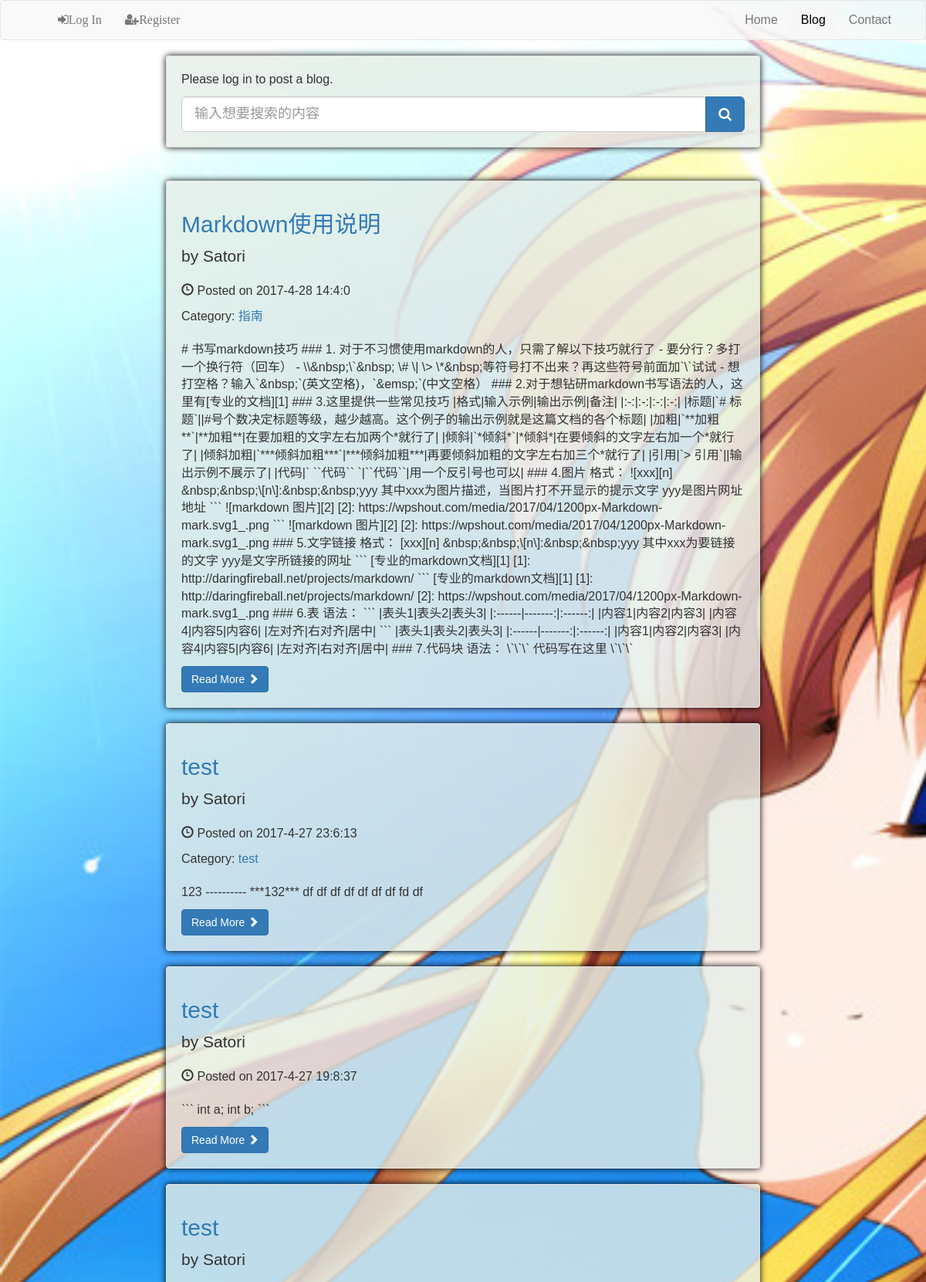
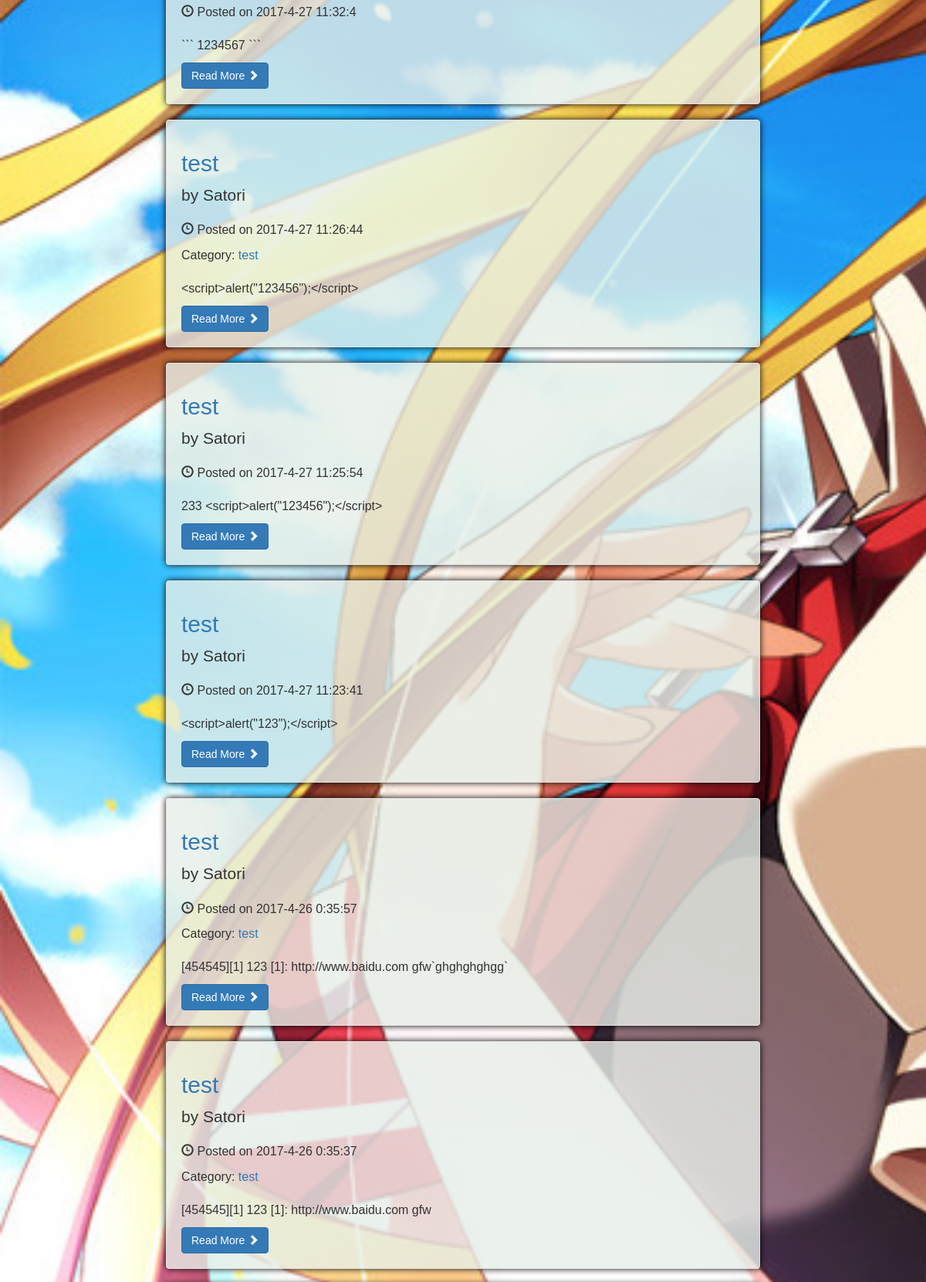
The app's page /blogs/ (upper part) with its own data (2 pictures, top to bottom).
### blogs/models.py (models this page shows, shortened)
class Blog(models.Model):
    title = models.CharField(max_length=500, null=False)
    author = models.ForeignKey(settings.AUTH_USER_MODEL, on_delete=models.CASCADE)
    publish_time = models.DateTimeField(auto_now_add=True, auto_now=False)
    text = models.TextField()
    class Meta:
        ordering = ('-publish_time', 'title', 'author',)

class BlogCategory(models.Model):
    blog = models.ManyToManyField(Blog)
    name = models.CharField(max_length=50)
    def __str__(self):
        return self.name
    class Meta:
        ordering = ('name',)

### blogs/views.py (the view)
def index(request):
    context = {}
    blog_list = Blog.objects.all().order_by('-publish_time')
    paginator = Paginator(blog_list, blog_show_per_page)
    page = request.GET.get('page')
    try:
        blogs = paginator.page(page)
    except PageNotAnInteger:
        page = 1
        blogs = paginator.page(page)
    except EmptyPage:
        page = paginator.num_pages
        blogs = paginator.page(page)
    page_list = getPageList(page, paginator.num_pages)
    for blog in blogs:
        blog.publish_time = timezone.localtime(blog.publish_time)
    context['blogs'] = blogs
    context['page_list'] = page_list
    context['title'] = "Blogs"
    return render(request, "blogs/index.html", context)

### blogs/views.py (called while the page is built)
def getPageList(cur_page, page_count):
    cur_page = int(cur_page)
    if page_count <= blog_display_page:
        left = 1
        right = page_count
    else:
        left = int(cur_page - ((blog_display_page - 1) / 2 - 1))
        right = int(cur_page + ((blog_display_page - 1) / 2 - 1))
        if left < 2:
            right += 2 - left
            left = 2
        elif right > page_count - 1:
            left -= right - page_count + 1
            right = page_count - 1
    if left == 1:
        res = [x for x in range(left, 1 + right)]
    elif left == 2:
        res = [1] + [x for x in range(left, right + 1)]
    else:
        res = [1, "..."] + [x for x in range(left, right + 1)]
    if right <= page_count - 2:
        res += ['...', page_count]
    elif right == page_count - 1:
        res += [page_count]
    return res

### blogs/templates/blogs/index.html (shortened to what this page needs)
{% extends "mysite/base.html" %}
{% load static %}
{% load crispy_forms_tags %}
{% block additional_head %}
    <link href="{% static 'blogs/blog-home.css' %}" rel="stylesheet">
    <link href="{% static 'blogs/myblog.css' %}" rel="stylesheet">
{% endblock %}
{% block content %}
    {% include "blogs/base_search.html" %}
    <br/>
    {% include "blogs/base_blog_items.html" %}
{% endblock %}

### blogs/templates/blogs/base_blog_items.html (shortened to what this page needs)
{% load static %}
{% for blog in blogs %}
    <div class="blog-div well">
        <h2>
            <a href="{% url 'blogs:archive' blog.id %}">{{ blog.title }}</a>
        </h2>
        <p class="lead">
            by {{ blog.author }}
        </p>
        <p><span class="glyphicon glyphicon-time"></span> Posted on {{ blog.publish_time.year }}-{{ blog.publish_time.month }}-{{blog.publish_time.day}} {{ blog.publish_time.hour }}:{{ blog.publish_time.minute }}:{{ blog.publish_time.second }}</p>
        {% if blog.blogcategory_set.all.count > 0 %}
        <p>
            Category:
            {% for category in blog.blogcategory_set.all %}
            <a href="{% url 'blogs:category' category %}">{{ category }}</a>
            {% endfor %}
        </p>
        {% endif %}
        <p class="lead"><div class="marked_truncate">{{ blog.text }}</div></p>
        <a class="btn btn-primary" href="{% url 'blogs:archive' blog.id %}">Read More <span class="glyphicon glyphicon-chevron-right"></span></a>
    </div>
{% endfor %}

### mysite/static/mysite/cover.css (style rules this page uses)
html, body { font-family: Helvetica, Arial, PingFang SC, Microsoft Yahei, Hiragino Sans GB, WenQuanYi Micro Hei, NSimSun, Simsun, sans-serif !important; font-size: 16px; height: 100%; background-image: url("images/bg-img.jpg"); background-repeat: no-repeat; background-size: cover; background-attachment: fixed; }

### blogs/static/blogs/myblog.css (style rules this page uses)
.blog-div { background-color: rgba(230,238,232,0.8); box-shadow: 0px 0px 8px black; }

### records on screen
Blog: title "Markdown使用说明", author "Satori", publish_time.year "2017", publish_time.month "4", publish_time.day "28", publish_time.hour "14", publish_time.minute "4", publish_time.second "0", text "# 书写markdown技巧 ### 1. 对于不习惯使用markdown的人，只需了解以下技巧就行了 - 要分行？多打一个换行符（回车） - \\\\&nbsp;\\`&nbsp; \\# \\| \\> \\*&nbsp;等符号打不出来？再这些符号前面加`\\`试试 - 想打空格？输入`&nbsp;`(英文空格)，`&emsp;`(中文空格） ### 2.对于想钻研markdown书写语法的人，这里有[专业的文档][1] ### 3.这里提供一些常见技巧 |格式|输入示例|输出示例|备注| |:-:|:-:|:-:|:-:| |标题|`# 标题`||#号个数决定标题等级，越少越高。这个例子的输出示例就是这篇文档的各个标题| |加粗|`**加粗**`|**加粗**|在要加粗的文字左右加两个*就行了| |倾斜|`*倾斜*`|*倾斜*|在要倾斜的文字左右加一个*就行了| |倾斜加粗|`***倾斜加粗***`|***倾斜加粗***|再要倾斜加粗的文字左右加三个*就行了| |引用|`> 引用`||输出示例不展示了| |代码|` ``代码`` `|``代码``|用一个反引号也可以| ### 4.图片 格式： ![xxx][n] &nbsp;&nbsp;\\[n\\]:&nbsp;&nbsp;yyy 其中xxx为图片描述，当图片打不开显示的提示文字 yyy是图片网址地址 ``` ![markdown 图片][2] [2]: https://wpshout.com/media/2017/04/1200px-Markdown-mark.svg1_.png ``` ![markdown 图片][2] [2]:…"
BlogCategory: name "指南"
Blog: title "test", author "Satori", publish_time.year "2017", publish_time.month "4", publish_time.day "27", publish_time.hour "23", publish_time.minute "6", publish_time.second "13", text "123 ---------- ***132*** df df df df df df df fd df"
BlogCategory: name "test"
Blog: title "test", author "Satori", publish_time.year "2017", publish_time.month "4", publish_time.day "27", publish_time.hour "19", publish_time.minute "8", publish_time.second "37", text "``` int a; int b; ```"
Blog: title "test", author "Satori", publish_time.year "2017", publish_time.month "4", publish_time.day "27", publish_time.hour "11", publish_time.minute "32", publish_time.second "4", text "``` 1234567 ```"
Blog: title "test", author "Satori", publish_time.year "2017", publish_time.month "4", publish_time.day "27", publish_time.hour "11", publish_time.minute "26", publish_time.second "44", text "<script>alert(\"123456\");</script>"
Blog: title "test", author "Satori", publish_time.year "2017", publish_time.month "4", publish_time.day "27", publish_time.hour "11", publish_time.minute "25", publish_time.second "54", text "233 <script>alert(\"123456\");</script>"
Blog: title "test", author "Satori", publish_time.year "2017", publish_time.month "4", publish_time.day "27", publish_time.hour "11", publish_time.minute "23", publish_time.second "41", text "<script>alert(\"123\");</script>"
Blog: title "test", author "Satori", publish_time.year "2017", publish_time.month "4", publish_time.day "26", publish_time.hour "0", publish_time.minute "35", publish_time.second "57", text "[454545][1] 123 [1]: http://www.baidu.com gfw`ghghghghgg`"
Blog: title "test", author "Satori", publish_time.year "2017", publish_time.month "4", publish_time.day "26", publish_time.hour "0", publish_time.minute "35", publish_time.second "37", text "[454545][1] 123 [1]: http://www.baidu.com gfw"
